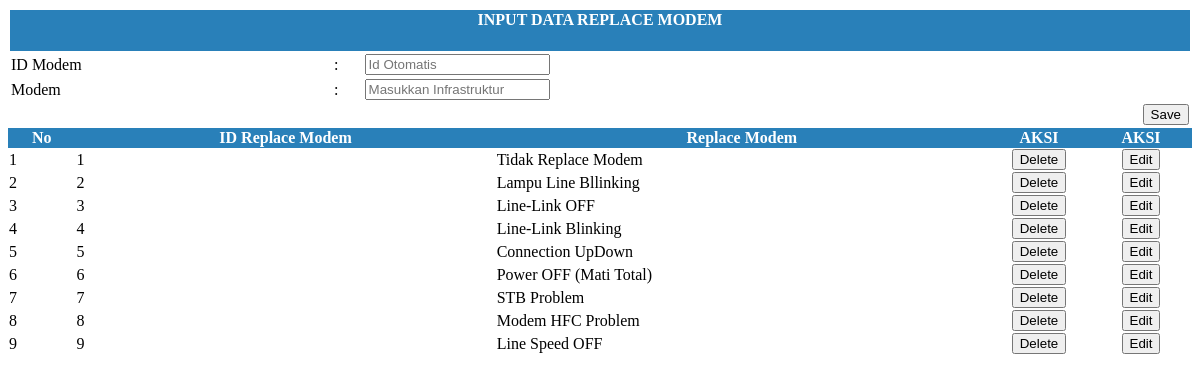
The app's page /Absensi/admin/input_replace_modem.php with its own data.
### tables this page shows
CREATE TABLE IF NOT EXISTS `tbl_replace_modem` (
`id_replace_modem` int(3) NOT NULL,
  `nama_replace_modem` varchar(50) NOT NULL
);

### Absensi/admin/input_replace_modem.php (the view, shortened to what this page needs)
<html>
    <head>
<link rel="stylesheet" href="../../css/vergi.css">
<link rel="stylesheet" href="../../css/dataTables.bootstrap.css">
<link rel="stylesheet" href="../../css/jquery.dataTables.min.css" />
<link rel="stylesheet" href="../../css/responsive.dataTables.min.css" />
    </head>
    <body>
<form method="post">
<table class="table table-responsive" width="100%">
<thead>
    		<tr class="tr">
        		<Th  colspan="4"><center><h4>INPUT DATA REPLACE MODEM</h4></center></Th>
        	</tr>
        </thead>
  <tbody>
    <tr>
      <td>ID Modem</td>
      <td>:</td>
      <td><input type="text" class="form-control"  readonly  placeholder="Id Otomatis" name="id_modem" value="<?php echo @$edit['id_replace_modem'] ?>"></td>
</tr>
<tr>
      <td>Modem</td>
      <td>:</td>
      <td><input name="modem" type="text" required class="form-control" id="modem" placeholder="Masukkan Infrastruktur" value="<?php echo @$edit['nama_replace_modem'] ?>"></td>
</tr>
<td align="right" colspan="4">
 <?php if (@$_GET['id']==""){ ?>
<input class="btn btn-success" type="submit" name="simpan" value="Save">
<?php }else{?>
<input class="btn btn-success" type="submit" name="ubah" value="Update"> </td>
<?php }?></td>
  </tbody>
</table>
<table id="example" class="display responsive nowrap table table-bordered" cellspacing="0" width="100%">
            <div class="container">
            <div class="box-body table-responsive">
                    <thead>
                        <tr class="tr">
                            <th>No</th>
                            <th>ID Replace Modem</th>
                            <th>Replace Modem</th>
                            <th >AKSI</th>
                            <th >AKSI</th>
                        </tr>
                    </thead>
                    <?php
					$result = mysql_query("SELECT * FROM tbl_replace_modem");
					$no = 1;
                    while ($row = mysql_fetch_array($result)) {
                        ?>
                                            <tr>
                            <td><?php echo $no; ?></td>
                            <td><?php echo $row['id_replace_modem']?></td>
                            <td><?php echo $row['nama_replace_modem']?></td>
                            <td width="100" align="center"><a href="?menu=input_repalce_modem&hapus&id=<?php echo @$row['id_replace_modem'] ?>" onClick="return confirm('Anda ingin menghapus ?')"><input  type="submit" name="hapus" value="Delete" class="btn btn-danger"></a></td>
							<td width="100" align="center"><a href="?menu=input_repalce_modem&edit&id=<?php echo @$row['id_replace_modem'] ?>"><input  type="submit" name="edit" value="Edit" class="btn btn-info"></a></td>
                            </tr>
					<?php  $no++;  }
					?>
		</div>
        </div>
                </table>
</form>
    </body>
</html>

### css/vergi.css (style rules this page uses)
.tr { background-color:#2980b9; color:#FFFFFF; border-color:#2980b9; }

### records on screen
tbl_replace_modem: id_replace_modem "1", nama_replace_modem "Tidak Replace Modem"
tbl_replace_modem: id_replace_modem "2", nama_replace_modem "Lampu Line Bllinking"
tbl_replace_modem: id_replace_modem "3", nama_replace_modem "Line-Link OFF"
tbl_replace_modem: id_replace_modem "4", nama_replace_modem "Line-Link Blinking"
tbl_replace_modem: id_replace_modem "5", nama_replace_modem "Connection UpDown"
tbl_replace_modem: id_replace_modem "6", nama_replace_modem "Power OFF (Mati Total)"
tbl_replace_modem: id_replace_modem "7", nama_replace_modem "STB Problem"
tbl_replace_modem: id_replace_modem "8", nama_replace_modem "Modem HFC Problem"
tbl_replace_modem: id_replace_modem "9", nama_replace_modem "Line Speed OFF"
